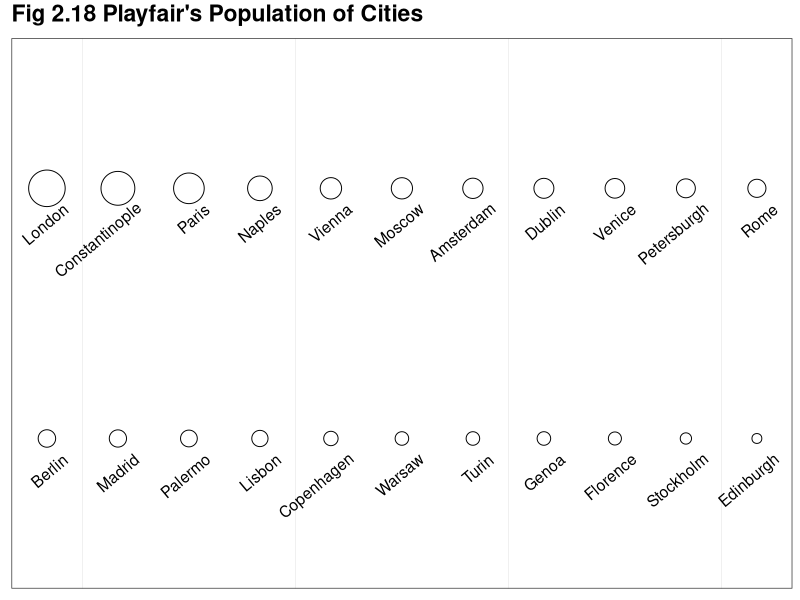
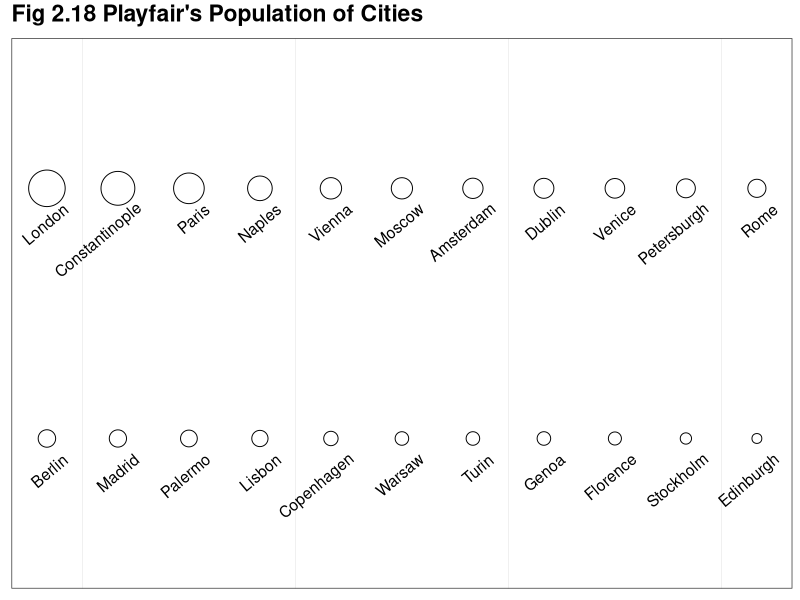

Reproduce these figures in R, in order.
library(ggplot2)

this_base <- "fig02-18_playfair-s-population-of-cities"

my_data <- data.frame(
  population = c(60, 63, 75, 80, 80, 80, 90, 120, 
                 130, 140, 145, 160, 180, 200, 210, 
                 220, 250, 255, 380, 690, 900, 1100),
  city = c('Edinburgh', 'Stockholm', 'Florence', 'Genoa', 'Turin',
           'Warsaw', 'Copenhagen', 'Lisbon', 'Palermo', 'Madrid',
           'Berlin', 'Rome', 'Petersburgh', 'Venice', 'Dublin', 
           'Amsterdam', 'Moscow', 'Vienna', 'Naples', 'Paris', 
           'Constantinople', 'London'))

# include helper variables
my_data$row <- c(rep("row1", 11), rep("row2", 11)) # to organize into 2 rows 
my_data$pos <- rep(11:1, 2) # specify x coord

p <- ggplot(my_data, aes(x = pos, y = row, size = population)) +
  geom_point(aes(size = population), shape = 21, fill = "white", 
             show_guide = FALSE) +
  geom_text(aes(label = city), vjust = 2.7, hjust = 0.95, angle = 40, 
            size = 4) +
  scale_size_continuous(range = c(3, 12)) +
  ggtitle("Fig 2.18 Playfair's Population of Cities") +
  theme_bw() +
  theme(panel.grid.major = element_blank(),
        plot.title = element_text(size = rel(1.5), face = "bold", vjust = 1.5),
        axis.title = element_blank(),
        axis.text = element_blank(),
        axis.ticks = element_blank()) 

p

ggsave(paste0(this_base, ".png"), 
       p, width = 7, height = 5)
